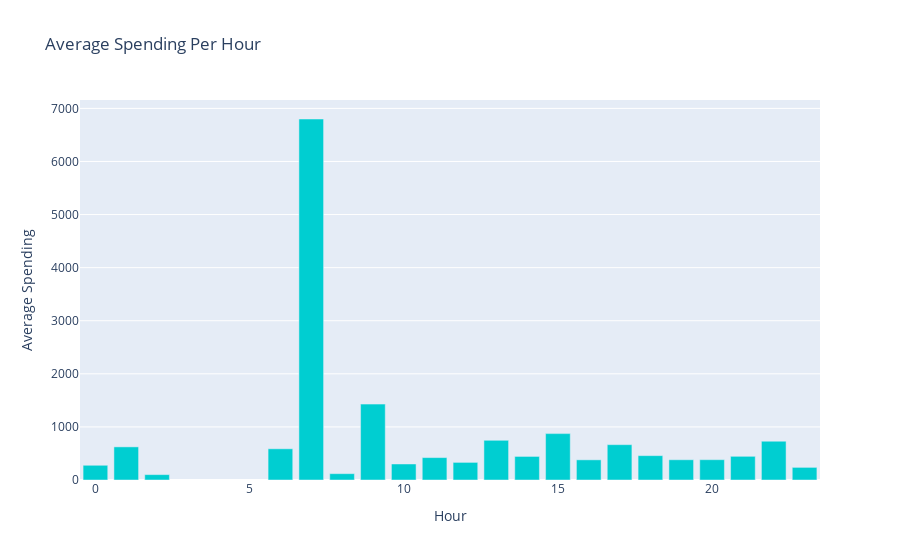

The notebook cell this image was saved under:
### Code cell
fig = px.bar(average_spending_per_hour, x=average_spending_per_hour.index, y='Amount', title='Average Spending Per Hour')
fig.update_layout(xaxis_title='Hour', yaxis_title='Average Spending')
fig.update_traces(marker=dict(color='darkturquoise'))
fig.show()

### Figure 1 — Plotly figure (JSON) as saved in the notebook; plotly's stock layout.template omitted (floating-point values rounded to 4 significant figures)
{"data": [{"alignmentgroup": "True", "hovertemplate": "Hour=%{x}<br>Amount=%{y}<extra></extra>", "legendgroup": "", "marker": {"color": "darkturquoise", "pattern": {"shape": ""}}, "name": "", "offsetgroup": "", "orientation": "v", "showlegend": false, "textposition": "auto", "type": "bar", "x": [0, 1, 2, 6, 7, 8, 9, 10, 11, 12, 13, 14, 15, 16, 17, 18, 19, 20, 21, 22, 23], "xaxis": "x", "y": [277.5, 624.1, 101.2, 587.8, 6800, 119.2, 1430.0, 301.7, 422.1, 331.6, 747.3, 444.0, 873.6, 379.7, 665.7, 458.8, 381.4, 382.6, 446.2, 730.9, 237.9], "yaxis": "y"}], "layout": {"barmode": "relative", "legend": {"tracegroupgap": 0}, "title": {"text": "Average Spending Per Hour"}, "xaxis": {"anchor": "y", "domain": [0, 1], "title": {"text": "Hour"}}, "yaxis": {"anchor": "x", "domain": [0, 1], "title": {"text": "Average Spending"}}}}
